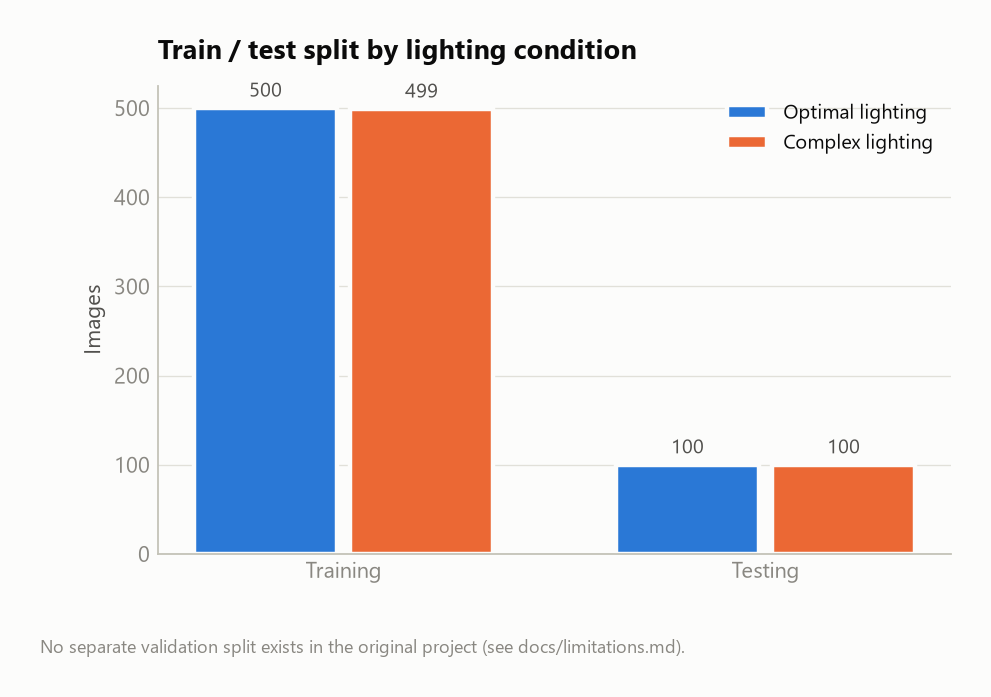
#> input picture analytics/data-split-distribution.png, 991 x 697 px
$ python -i preprocessing.py   (imports and definitions only)
#> lines starting #> are read from the running program, lines starting #| are printed output that depends on the picture
#> further down, picture is the input picture: shape (697, 991, 3); mean B, G, R 223.1, 219.5, 225.1
"""CLAHE image enhancement and image-quality measurement, as used in the MVLCL study.

Contrast Limited Adaptive Histogram Equalisation (CLAHE) is applied to the V (value)
channel in HSV colour space, so brightness/contrast change while hue and saturation
are preserved. Enhancement is measured against the original with MSE and PSNR.

Two modes:

  fixed      apply one CLAHE setting to every image
             (the study's "default" setting: clip limit 2.0, tile grid 8 x 8)

  grid       per image, try clip limits {1.5, 2.0, 2.5} x tile grids {8, 16, 32} and
             keep the setting with the highest PSNR versus the original
             (the study's "best-parameter" variant)

  Caveat (grid mode): the highest PSNR against the original is, by definition, the
  setting that changes the image LEAST. The criterion therefore selects the mildest
  enhancement (in the study almost always clip 1.5, tile 32 x 32) rather than the one
  that helps detection most. It is kept here to document what was done; a
  task-driven criterion (e.g. validation mAP) is recommended for future work.

Usage:
    python scripts/preprocessing.py fixed SRC_DIR DST_DIR [--clip 2.0 --tile 8] [--report r.csv]
    python scripts/preprocessing.py grid  SRC_DIR DST_DIR [--report r.csv]

Dependencies: opencv-python, numpy.
"""
import argparse
import csv
from itertools import product
from pathlib import Path

import cv2
import numpy as np

GRID_CLIP = (1.5, 2.0, 2.5)
GRID_TILE = (8, 16, 32)


def apply_clahe(image_bgr, clip_limit=2.0, tile=8):
    """CLAHE on the HSV value channel; returns a BGR image."""
#> called with clip_limit = 2, tile = 8
    clahe = cv2.createCLAHE(clipLimit=clip_limit, tileGridSize=(tile, tile))
    h, s, v = cv2.split(cv2.cvtColor(image_bgr, cv2.COLOR_BGR2HSV))
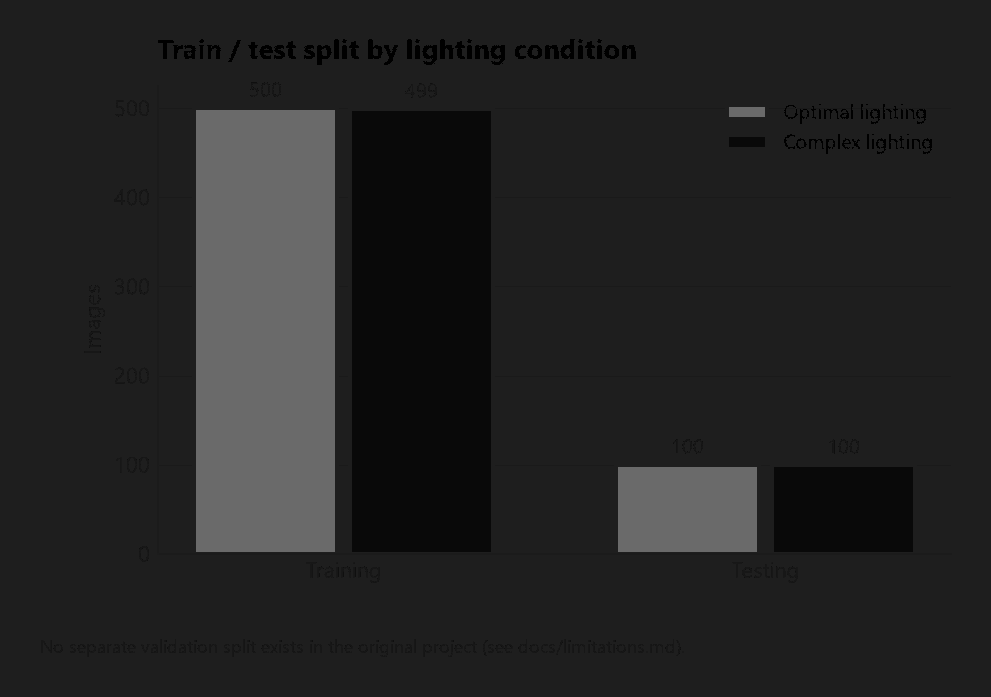
#> h: shape (697, 991); min 0, max 106, mean 35.6
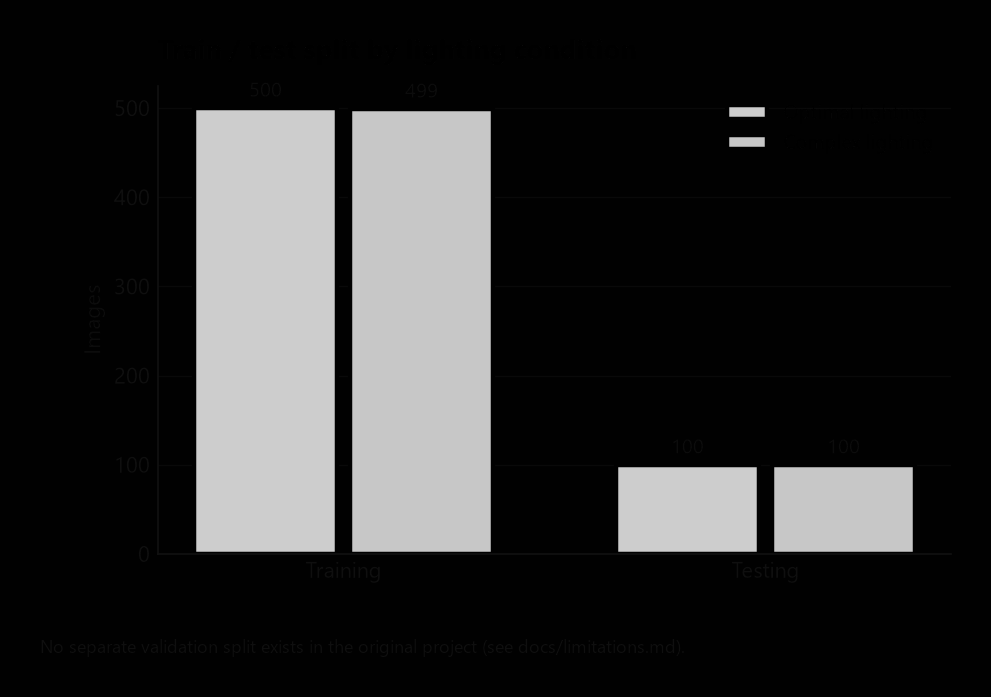
#> s: shape (697, 991); min 0, max 205, mean 43.7
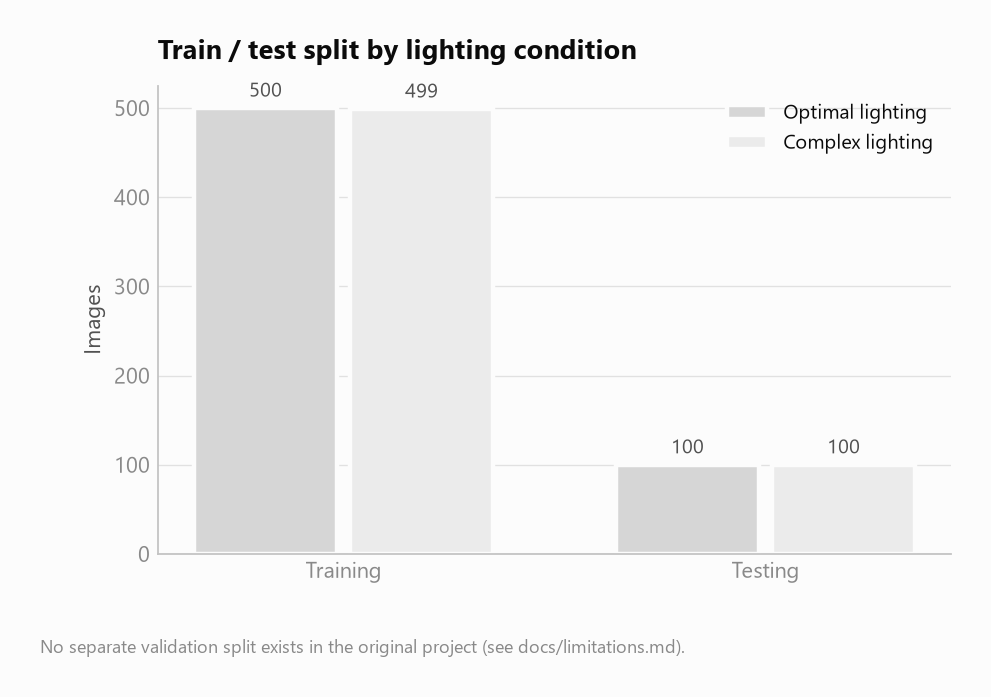
#> v: shape (697, 991); min 11, max 252, mean 243.3
    return cv2.cvtColor(cv2.merge((h, s, clahe.apply(v))), cv2.COLOR_HSV2BGR)


# [54 lines left out: functions mse_psnr, best_by_psnr, main, not called in this run]


# [2 lines not run here, left out]

>>> import cv2
>>> picture = cv2.imread('../analytics/data-split-distribution.png')
>>> result = apply_clahe(picture)

$ run again, on analytics/augmentation-distribution.png
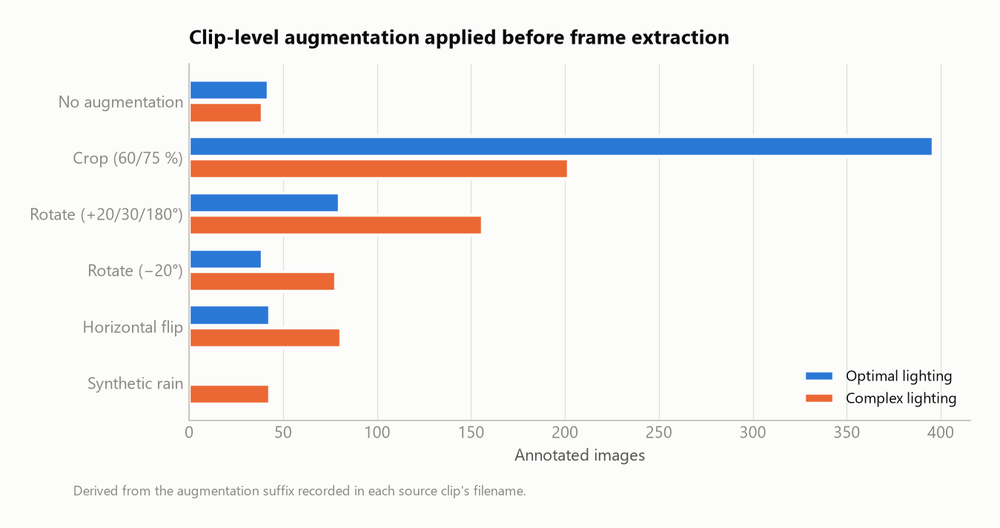
#> input picture analytics/augmentation-distribution.png, 1000 x 528 px, shrunk from 1349 x 712 before the run
#> picture is the input picture: shape (528, 1000, 3); mean B, G, R 239.4, 238.9, 240.8
#> in apply_clahe, `h, s, v = cv2.split(cv2.cvtColor(image_bgr, cv2.COLOR_BGR2HSV))`:
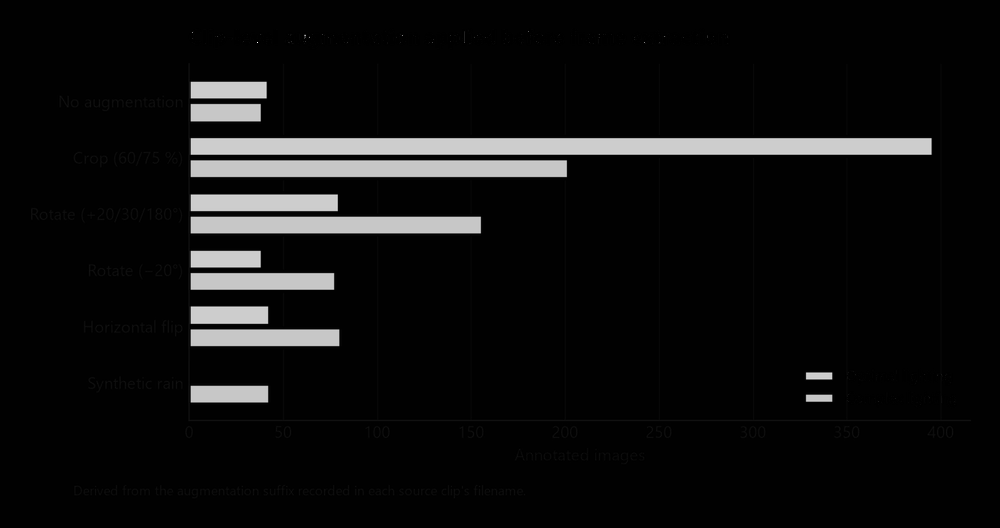
#> s: shape (528, 1000); min 0, max 255, mean 15.5
#> in apply_clahe, `h, s, v = cv2.split(cv2.cvtColor(image_bgr, cv2.COLOR_BGR2HSV))`:
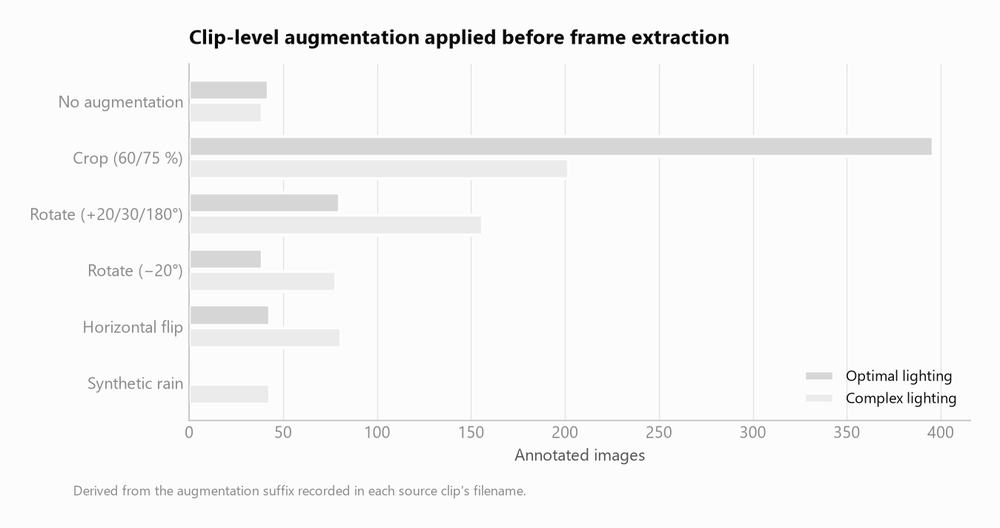
#> v: shape (528, 1000); min 0, max 255, mean 247

$ run again, on analytics/clip-duration-distribution.png
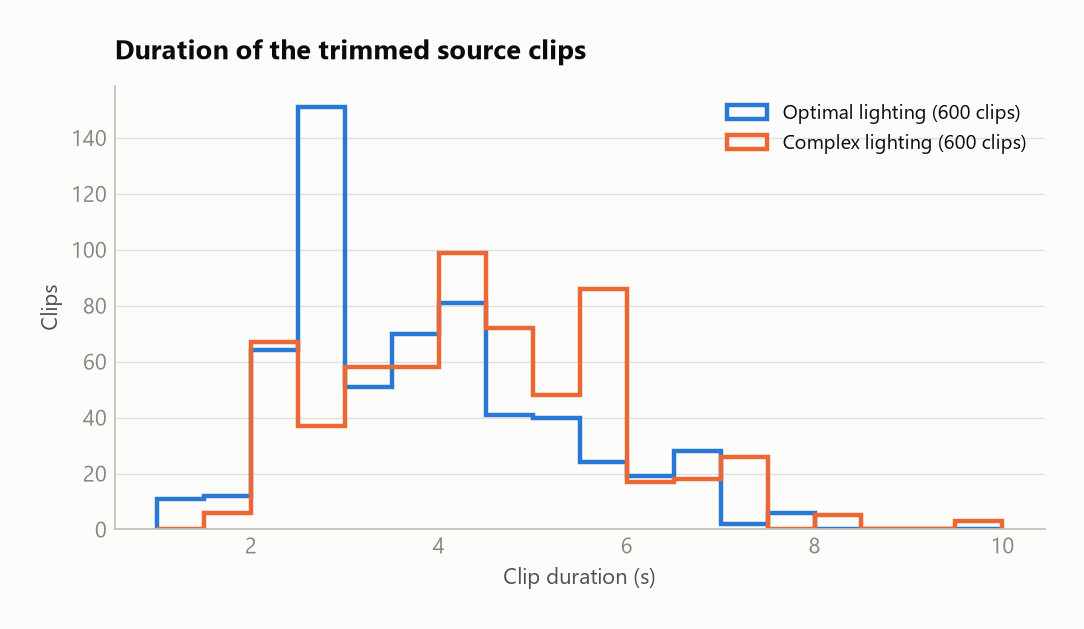
#> input picture analytics/clip-duration-distribution.png, 1084 x 629 px
#> picture is the input picture: shape (629, 1084, 3); mean B, G, R 245.2, 245.9, 246.7
#> in apply_clahe, `h, s, v = cv2.split(cv2.cvtColor(image_bgr, cv2.COLOR_BGR2HSV))`:
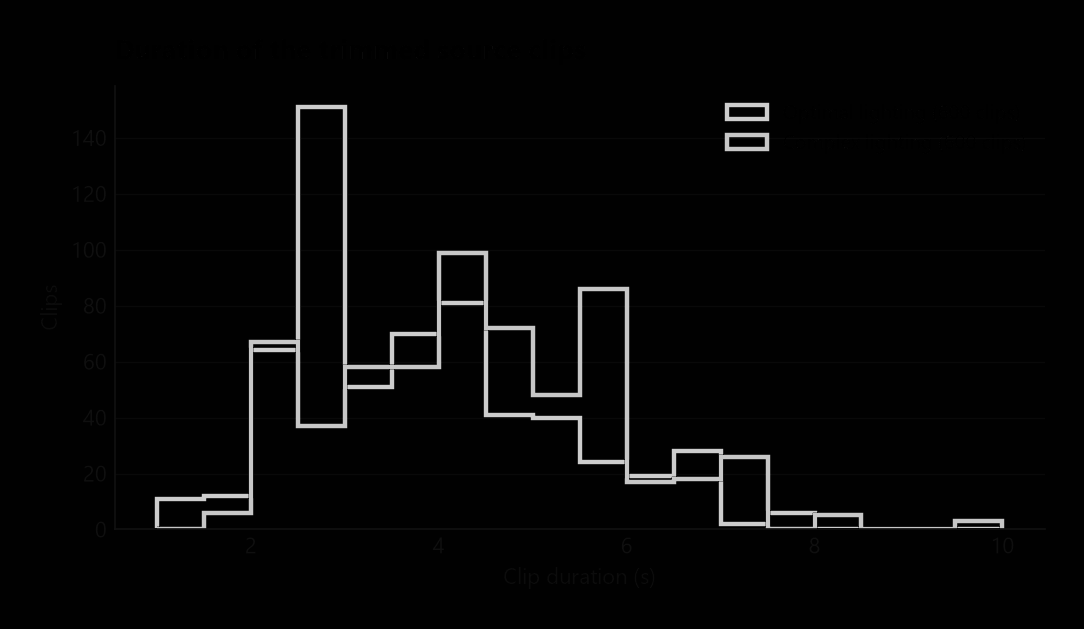
#> s: shape (629, 1084); min 0, max 205, mean 5.5
#> in apply_clahe, `h, s, v = cv2.split(cv2.cvtColor(image_bgr, cv2.COLOR_BGR2HSV))`:
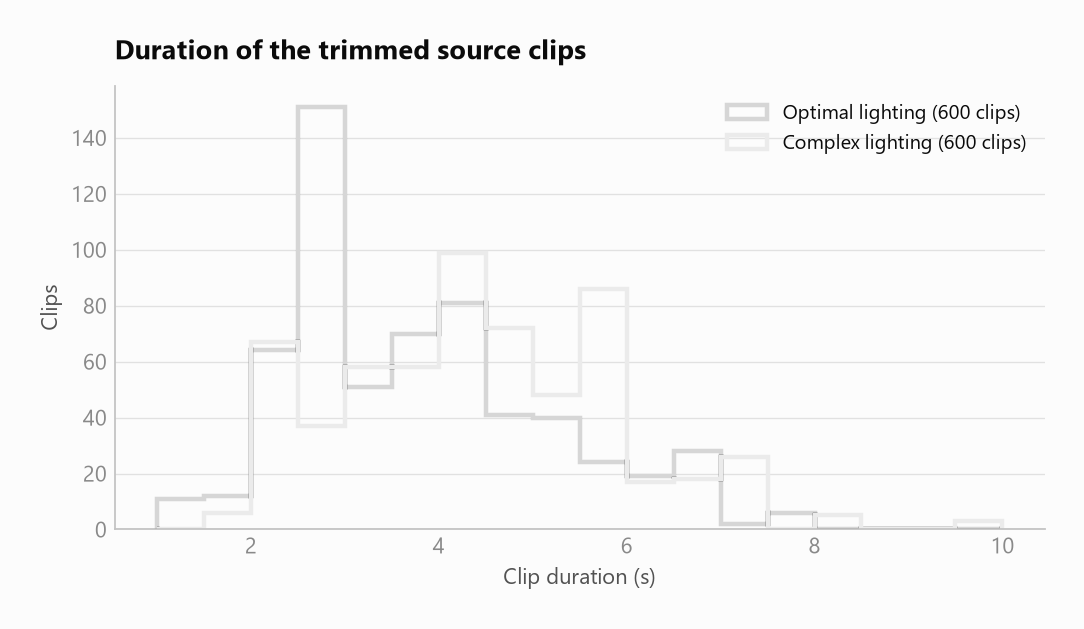
#> v: shape (629, 1084); min 11, max 252, mean 248.5
